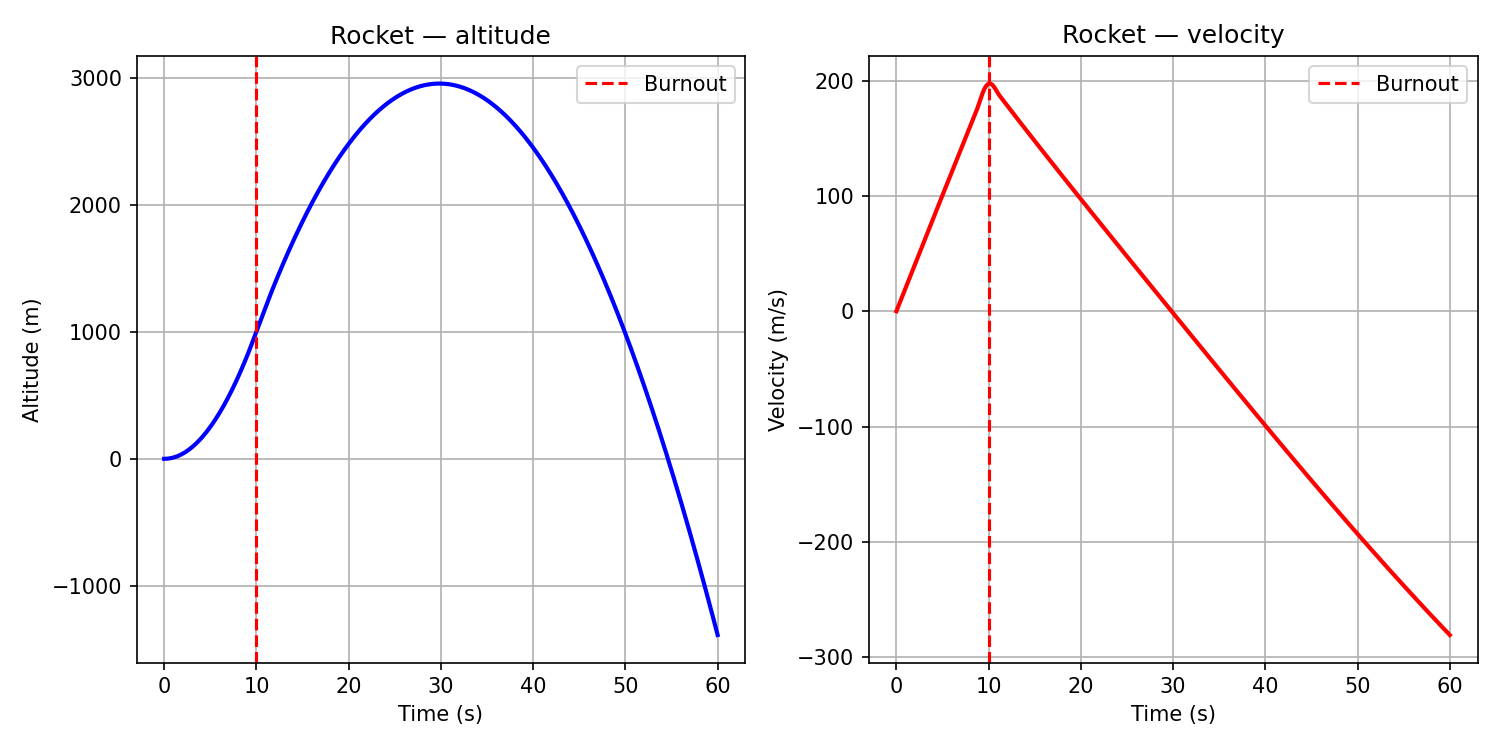

The script that saved this image:
from scipy.integrate import solve_ivp
import numpy as np
import matplotlib.pyplot as plt

#Rocket parameters
mass = 500 # kg
thrust = 15000 #N
burn_time = 10 # seconds
Cd = 0.3 # Drag coefficient
A = 0.05 # m^2 reference area
rho = 1.225 # kg/m^3 air density    
g = 9.81 #gravity m/s^2

#Physics function
def rocket(t, y):
    altitude = y[0]
    velocity = y[1]
    
    #thrust is only applied during burn time
    if t < burn_time:
        T = thrust
    else:
        T = 0
    
    #Drag always opposes the motion
    drag = 0.5 * rho * velocity**2 * Cd * A
    if velocity < 0:
        drag = -drag
    
    #net acceleration newtons 2nd law
    acceleration = (T - drag)/mass - g

    return [velocity, acceleration]

# ── Run simulation ─────────────────────────────────
y0     = [0, 0]                        # starts at 0m, 0 m/s
t_span = (0, 60)                       # simulate 60 seconds
t_eval = np.linspace(0, 60, 1000)     # 1000 time points

sol = solve_ivp(rocket, t_span, y0, t_eval=t_eval)

# ── Plot results ───────────────────────────────────
fig, axes = plt.subplots(1, 2, figsize=(10, 5))

axes[0].plot(sol.t, sol.y[0], 'b-', linewidth=2)
axes[0].set_xlabel('Time (s)')
axes[0].set_ylabel('Altitude (m)')
axes[0].set_title('Rocket — altitude')
axes[0].grid(True)
axes[0].axvline(x=burn_time, color='r',
                linestyle='--', label='Burnout')
axes[0].legend()

axes[1].plot(sol.t, sol.y[1], 'r-', linewidth=2)
axes[1].set_xlabel('Time (s)')
axes[1].set_ylabel('Velocity (m/s)')
axes[1].set_title('Rocket — velocity')
axes[1].grid(True)
axes[1].axvline(x=burn_time, color='r',
                linestyle='--', label='Burnout')
axes[1].legend()

plt.tight_layout()
plt.savefig('rocket_trajectory.png', dpi=150)
plt.show()

# ── Print results ──────────────────────────────────
peak_alt = sol.y[0].max()
peak_vel = sol.y[1].max()
print(f"Peak altitude: {peak_alt:.1f} m")
print(f"Peak velocity: {peak_vel:.1f} m/s")
